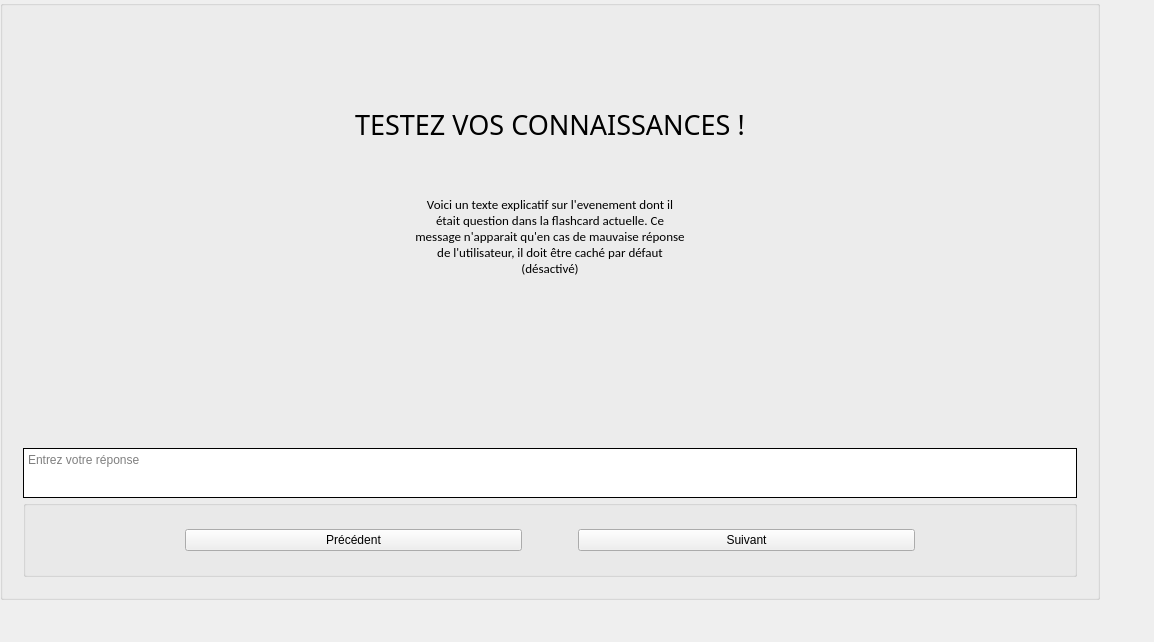
<?xml version="1.0" encoding="UTF-8"?>
<ui version="4.0">
 <class>Form</class>
 <widget class="QWidget" name="Form">
  <property name="geometry">
   <rect>
    <x>0</x>
    <y>0</y>
    <width>1154</width>
    <height>642</height>
   </rect>
  </property>
  <property name="windowTitle">
   <string>Form</string>
  </property>
  <widget class="QGroupBox" name="verticalGroupBox">
   <property name="geometry">
    <rect>
     <x>0</x>
     <y>0</y>
     <width>1100</width>
     <height>600</height>
    </rect>
   </property>
   <property name="maximumSize">
    <size>
     <width>1100</width>
     <height>600</height>
    </size>
   </property>
   <property name="alignment">
    <set>Qt::AlignCenter</set>
   </property>
   <layout class="QVBoxLayout" name="verticalLayout">
    <property name="spacing">
     <number>2</number>
    </property>
    <property name="leftMargin">
     <number>20</number>
    </property>
    <property name="topMargin">
     <number>20</number>
    </property>
    <property name="rightMargin">
     <number>20</number>
    </property>
    <property name="bottomMargin">
     <number>20</number>
    </property>
    <item>
     <spacer name="verticalSpacer_2">
      <property name="orientation">
       <enum>Qt::Vertical</enum>
      </property>
      <property name="sizeType">
       <enum>QSizePolicy::Expanding</enum>
      </property>
      <property name="sizeHint" stdset="0">
       <size>
        <width>20</width>
        <height>120</height>
       </size>
      </property>
     </spacer>
    </item>
    <item alignment="Qt::AlignHCenter">
     <widget class="QLabel" name="titleCard">
      <property name="enabled">
       <bool>true</bool>
      </property>
      <property name="maximumSize">
       <size>
        <width>800</width>
        <height>800</height>
       </size>
      </property>
      <property name="font">
       <font>
        <family>Invention App</family>
        <pointsize>20</pointsize>
       </font>
      </property>
      <property name="frameShape">
       <enum>QFrame::NoFrame</enum>
      </property>
      <property name="text">
       <string>TESTEZ VOS CONNAISSANCES !</string>
      </property>
      <property name="alignment">
       <set>Qt::AlignCenter</set>
      </property>
     </widget>
    </item>
    <item>
     <spacer name="verticalSpacer_3">
      <property name="orientation">
       <enum>Qt::Vertical</enum>
      </property>
      <property name="sizeType">
       <enum>QSizePolicy::Preferred</enum>
      </property>
      <property name="sizeHint" stdset="0">
       <size>
        <width>20</width>
        <height>80</height>
       </size>
      </property>
     </spacer>
    </item>
    <item alignment="Qt::AlignHCenter">
     <widget class="QLabel" name="descriptionCard">
      <property name="sizePolicy">
       <sizepolicy hsizetype="Preferred" vsizetype="Preferred">
        <horstretch>0</horstretch>
        <verstretch>0</verstretch>
       </sizepolicy>
      </property>
      <property name="minimumSize">
       <size>
        <width>0</width>
        <height>100</height>
       </size>
      </property>
      <property name="maximumSize">
       <size>
        <width>800</width>
        <height>250</height>
       </size>
      </property>
      <property name="font">
       <font>
        <family>Calibri</family>
        <pointsize>10</pointsize>
       </font>
      </property>
      <property name="text">
       <string>Voici un texte explicatif sur l'evenement dont il était question dans la flashcard actuelle. Ce message n'apparait qu'en cas de mauvaise réponse de l'utilisateur, il doit être caché par défaut (désactivé)</string>
      </property>
      <property name="alignment">
       <set>Qt::AlignCenter</set>
      </property>
      <property name="wordWrap">
       <bool>true</bool>
      </property>
     </widget>
    </item>
    <item>
     <spacer name="verticalSpacer">
      <property name="orientation">
       <enum>Qt::Vertical</enum>
      </property>
      <property name="sizeType">
       <enum>QSizePolicy::Preferred</enum>
      </property>
      <property name="sizeHint" stdset="0">
       <size>
        <width>20</width>
        <height>200</height>
       </size>
      </property>
     </spacer>
    </item>
    <item>
     <widget class="QTextEdit" name="userInput">
      <property name="maximumSize">
       <size>
        <width>1080</width>
        <height>50</height>
       </size>
      </property>
      <property name="frameShape">
       <enum>QFrame::Panel</enum>
      </property>
      <property name="frameShadow">
       <enum>QFrame::Plain</enum>
      </property>
      <property name="lineWidth">
       <number>1</number>
      </property>
      <property name="documentTitle">
       <string/>
      </property>
      <property name="placeholderText">
       <string>Entrez votre réponse</string>
      </property>
     </widget>
    </item>
    <item>
     <widget class="QGroupBox" name="">
      <property name="sizePolicy">
       <sizepolicy hsizetype="Preferred" vsizetype="Preferred">
        <horstretch>0</horstretch>
        <verstretch>0</verstretch>
       </sizepolicy>
      </property>
      <property name="minimumSize">
       <size>
        <width>800</width>
        <height>0</height>
       </size>
      </property>
      <property name="maximumSize">
       <size>
        <width>1100</width>
        <height>200</height>
       </size>
      </property>
      <property name="alignment">
       <set>Qt::AlignCenter</set>
      </property>
      <layout class="QHBoxLayout" name="horizontalLayout">
       <item>
        <spacer name="verticalSpacer_5">
         <property name="orientation">
          <enum>Qt::Horizontal</enum>
         </property>
         <property name="sizeType">
          <enum>QSizePolicy::Preferred</enum>
         </property>
         <property name="sizeHint" stdset="0">
          <size>
           <width>150</width>
           <height>50</height>
          </size>
         </property>
        </spacer>
       </item>
       <item>
        <widget class="QPushButton" name="previousBtn">
         <property name="sizePolicy">
          <sizepolicy hsizetype="Expanding" vsizetype="Fixed">
           <horstretch>0</horstretch>
           <verstretch>0</verstretch>
          </sizepolicy>
         </property>
         <property name="text">
          <string>Précédent</string>
         </property>
        </widget>
       </item>
       <item>
        <spacer name="verticalSpacer_4">
         <property name="orientation">
          <enum>Qt::Horizontal</enum>
         </property>
         <property name="sizeType">
          <enum>QSizePolicy::Preferred</enum>
         </property>
         <property name="sizeHint" stdset="0">
          <size>
           <width>50</width>
           <height>50</height>
          </size>
         </property>
        </spacer>
       </item>
       <item>
        <widget class="QPushButton" name="nextBtn">
         <property name="sizePolicy">
          <sizepolicy hsizetype="Expanding" vsizetype="Fixed">
           <horstretch>0</horstretch>
           <verstretch>0</verstretch>
          </sizepolicy>
         </property>
         <property name="text">
          <string>Suivant</string>
         </property>
        </widget>
       </item>
       <item>
        <spacer name="verticalSpacer_6">
         <property name="orientation">
          <enum>Qt::Horizontal</enum>
         </property>
         <property name="sizeType">
          <enum>QSizePolicy::Preferred</enum>
         </property>
         <property name="sizeHint" stdset="0">
          <size>
           <width>150</width>
           <height>50</height>
          </size>
         </property>
        </spacer>
       </item>
      </layout>
     </widget>
    </item>
   </layout>
  </widget>
 </widget>
 <resources/>
 <connections/>
</ui>
